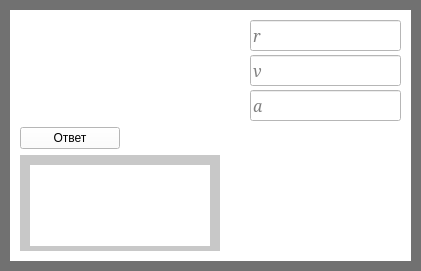
     <widget class="QWidget" name="widget_13" native="true">
      <property name="geometry">
       <rect>
        <x>690</x>
        <y>570</y>
        <width>421</width>
        <height>271</height>
       </rect>
      </property>
      <property name="styleSheet">
       <string notr="true">background-color: rgb(0, 0, 0);
background-color: rgb(113, 113, 113);</string>
      </property>
      <widget class="QWidget" name="widget_14" native="true">
       <property name="geometry">
        <rect>
         <x>10</x>
         <y>10</y>
         <width>401</width>
         <height>251</height>
        </rect>
       </property>
       <property name="styleSheet">
        <string notr="true">background-color: rgb(255, 255, 255);</string>
       </property>
       <widget class="QWidget" name="verticalLayoutWidget_24">
        <property name="geometry">
         <rect>
          <x>10</x>
          <y>0</y>
          <width>381</width>
          <height>241</height>
         </rect>
        </property>
        <layout class="QVBoxLayout" name="verticalLayout_27">
         <property name="topMargin">
          <number>10</number>
         </property>
         <item>
          <layout class="QHBoxLayout" name="horizontalLayout_15">
           <property name="spacing">
            <number>50</number>
           </property>
           <item>
            <widget class="QLabel" name="label_29">
             <property name="minimumSize">
              <size>
               <width>180</width>
               <height>0</height>
              </size>
             </property>
             <property name="styleSheet">
              <string notr="true">background-color: rgb(255, 255, 255);</string>
             </property>
             <property name="text">
              <string/>
             </property>
             <property name="pixmap">
              <pixmap>D:/Downloads/2018-12-06_22-04-17.jpg</pixmap>
             </property>
            </widget>
           </item>
           <item>
            <layout class="QVBoxLayout" name="verticalLayout_14">
             <property name="spacing">
              <number>4</number>
             </property>
             <item>
              <widget class="QLineEdit" name="lineEdit_40">
               <property name="minimumSize">
                <size>
                 <width>0</width>
                 <height>15</height>
                </size>
               </property>
               <property name="font">
                <font>
                 <family>Constantia</family>
                 <pointsize>12</pointsize>
                 <italic>true</italic>
                </font>
               </property>
               <property name="text">
                <string/>
               </property>
               <property name="placeholderText">
                <string>r</string>
               </property>
              </widget>
             </item>
             <item>
              <widget class="QLineEdit" name="lineEdit_41">
               <property name="minimumSize">
                <size>
                 <width>0</width>
                 <height>15</height>
                </size>
               </property>
               <property name="font">
                <font>
                 <family>Constantia</family>
                 <pointsize>12</pointsize>
                 <italic>true</italic>
                </font>
               </property>
               <property name="placeholderText">
                <string>v</string>
               </property>
              </widget>
             </item>
             <item>
              <widget class="QLineEdit" name="lineEdit_42">
               <property name="minimumSize">
                <size>
                 <width>0</width>
                 <height>15</height>
                </size>
               </property>
               <property name="font">
                <font>
                 <family>Constantia</family>
                 <pointsize>12</pointsize>
                 <italic>true</italic>
                </font>
               </property>
               <property name="placeholderText">
                <string>a</string>
               </property>
              </widget>
             </item>
            </layout>
           </item>
          </layout>
         </item>
         <item>
          <widget class="QPushButton" name="pushButton_7">
           <property name="minimumSize">
            <size>
             <width>100</width>
             <height>0</height>
            </size>
           </property>
           <property name="maximumSize">
            <size>
             <width>100</width>
             <height>16777215</height>
            </size>
           </property>
           <property name="text">
            <string>Ответ</string>
           </property>
          </widget>
         </item>
         <item>
          <widget class="QWidget" name="widget_37" native="true">
           <property name="maximumSize">
            <size>
             <width>200</width>
             <height>16777215</height>
            </size>
           </property>
           <property name="styleSheet">
            <string notr="true">background-color: rgb(200, 200, 200);</string>
           </property>
           <widget class="QLabel" name="label_7">
            <property name="geometry">
             <rect>
              <x>10</x>
              <y>10</y>
              <width>180</width>
              <height>81</height>
             </rect>
            </property>
            <property name="minimumSize">
             <size>
              <width>180</width>
              <height>0</height>
             </size>
            </property>
            <property name="maximumSize">
             <size>
              <width>180</width>
              <height>16777215</height>
             </size>
            </property>
            <property name="styleSheet">
             <string notr="true">background-color: rgb(255, 255, 255);</string>
            </property>
            <property name="text">
             <string/>
            </property>
           </widget>
          </widget>
         </item>
        </layout>
       </widget>
      </widget>
     </widget>
